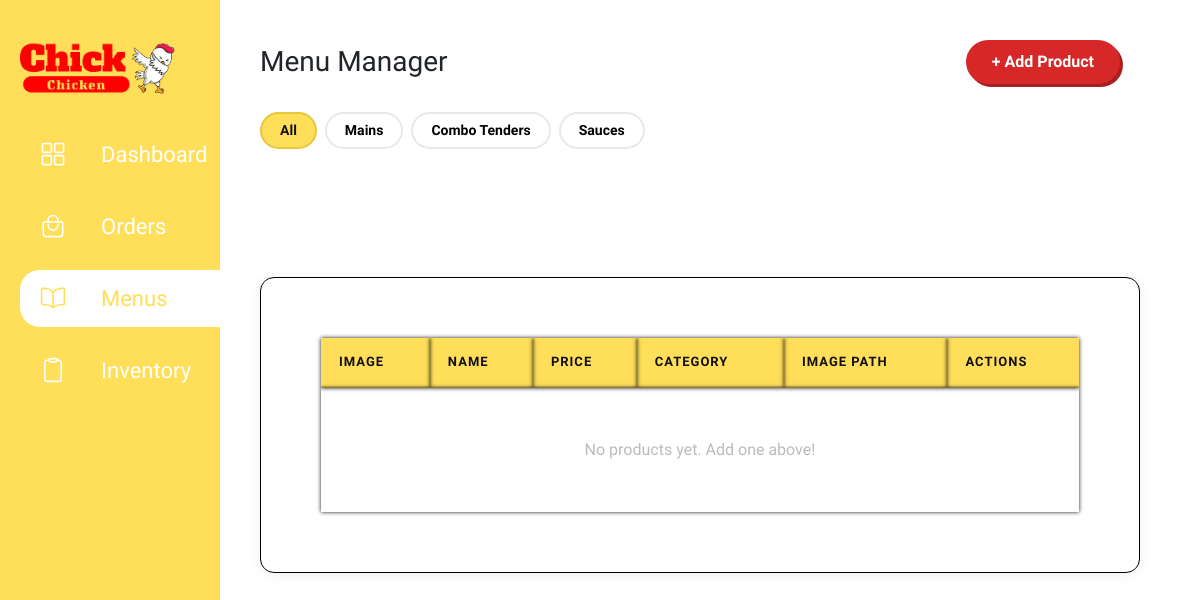
The app's page /menu--admin.php, older data.
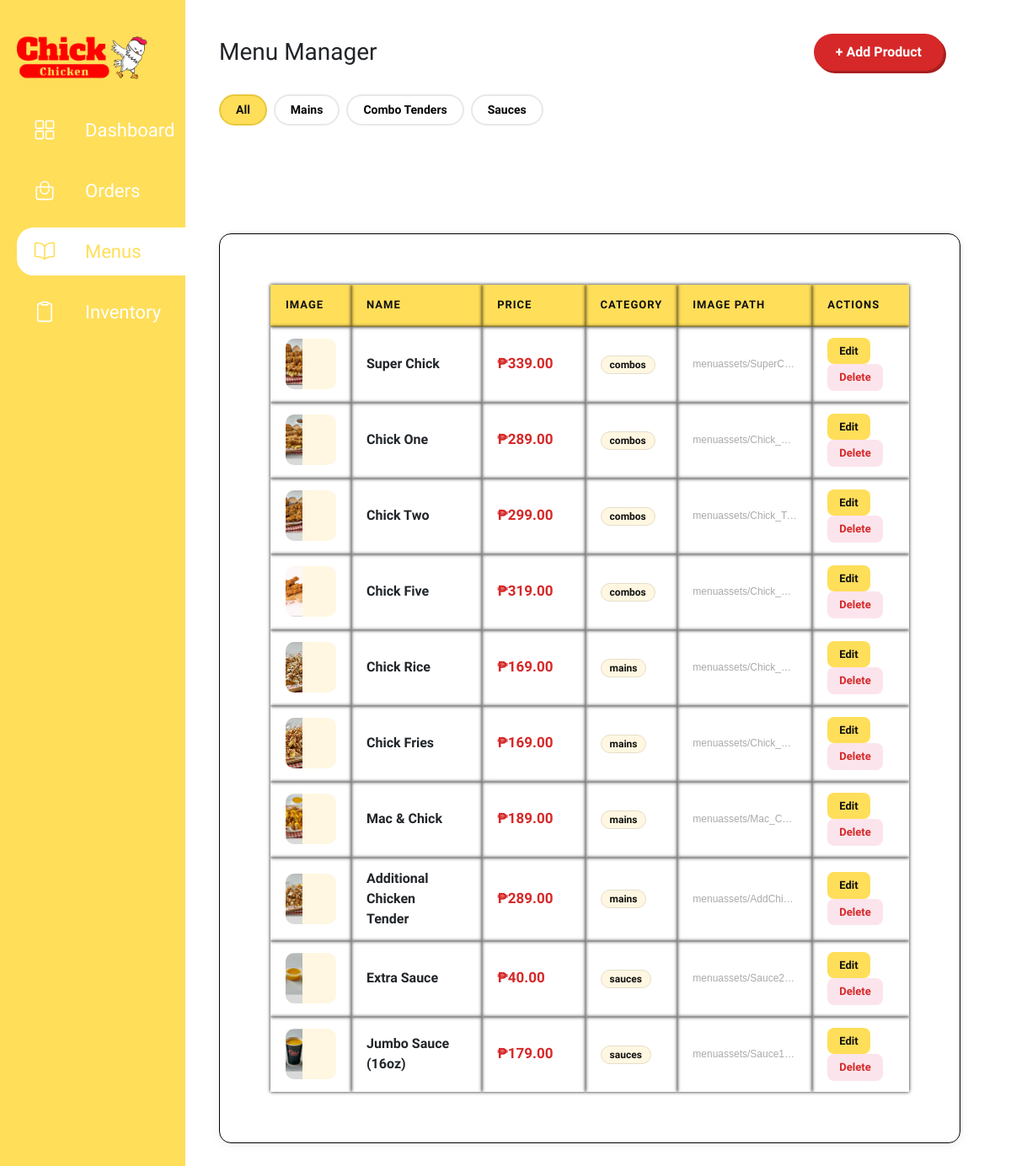
The same page, newer data.
### tables this page shows
CREATE TABLE `products` (
  `id` int(11) NOT NULL,
  `name` varchar(150) NOT NULL,
  `price` decimal(10,2) NOT NULL,
  `category` varchar(100) DEFAULT NULL,
  `image` varchar(255) DEFAULT NULL
);

### menu--admin.php (the view, shortened to what this page needs)
<?php
require 'db.php';
$products = [];
$result   = $pdo->query("SELECT * FROM products ORDER BY category, id");
if ($result) {
    $products = $result->fetchAll(PDO::FETCH_ASSOC);
}
$categories = ['Mains', 'Combo Tenders', 'Sauces'];
?>
<!DOCTYPE html>
<html lang="en">
<head>
  <link rel="stylesheet" href="admin.css">
  <link href="https://cdn.jsdelivr.net/npm/bootstrap@5.3.8/dist/css/bootstrap.min.css" rel="stylesheet"/>
</head>
<body>
<header>
  <div class="sidebar">
    <div class="logo">
      <h1>
        <a href="admin.html"><img src="assets/Logo2.png" alt="ChickChicken" style="width:auto;height:55px"/></a>
      </h1>
    </div>
    <div class="navigation--admin">
      <nav>
        <ul>
          <li><a href="admin.html" class="header_button">
            <ion-icon name="grid-outline"></ion-icon><span>Dashboard</span>
          </a></li>
          <li><a href="orders--admin.html" class="header_button">
            <ion-icon name="bag-handle-outline"></ion-icon><span>Orders</span>
          </a></li>
          <li><a href="menu--admin.php" class="header_button active">
            <ion-icon name="book-outline"></ion-icon><span>Menus</span>
          </a></li>
          <li><a href="inventory.html" class="header_button">
            <ion-icon name="clipboard-outline"></ion-icon><span>Inventory</span>
          </a></li>
        </ul>
      </nav>
    </div>
  </div>
</header>
<main class="main-content">
  <section class="page-content active">
    <div class="menu-toolbar">
      <h1>Menu Manager</h1>
      <button class="btn-add-product" id="btn-open-add">+ Add Product</button>
    </div>
    <div class="cat-tabs">
      <button class="cat-tab active" data-cat="all">All</button>
      <?php foreach ($categories as $cat): ?>
      <button class="cat-tab" data-cat="<?= htmlspecialchars($cat) ?>"><?= htmlspecialchars($cat) ?></button>
      <?php endforeach; ?>
    </div>
    <table class="product-table" id="productTable">
      <thead>
        <tr>
          <th>Image</th>
          <th>Name</th>
          <th>Price</th>
          <th>Category</th>
          <th>Image Path</th>
          <th>Actions</th>
        </tr>
      </thead>
      <tbody>
        <?php if (empty($products)): ?>
        <tr class="empty-row"><td colspan="6">No products yet. Add one above!</td></tr>
        <?php else: ?>
          <?php foreach ($products as $p): ?>
          <tr data-cat="<?= htmlspecialchars($p['category'] ?? '') ?>">
            <td>
              <div class="prod-img-cell">
                <?php if ($p['image']): ?>
                  <img src="<?= htmlspecialchars($p['image']) ?>" alt="<?= htmlspecialchars($p['name']) ?>" onerror="this.style.display='none';this.nextElementSibling.style.display='block'"/>
                <?php else: ?>
                  <span class="no-img">🍗</span>
                <?php endif; ?>
              </div>
            </td>
            <td><div class="prod-name"><?= htmlspecialchars($p['name']) ?></div></td>
            <td><div class="prod-price">₱<?= number_format($p['price'], 2) ?></div></td>
            <td><?php if ($p['category']): ?><span class="cat-badge"><?= htmlspecialchars($p['category']) ?></span><?php else: ?><span style="color:#ccc;">—</span><?php endif; ?></td>
            <td style="font-size:12px;color:#aaa;max-width:160px;overflow:hidden;text-overflow:ellipsis;white-space:nowrap;" title="<?= htmlspecialchars($p['image'] ?? '') ?>"><?= htmlspecialchars($p['image'] ?? '—') ?></td>
            <td>
              <button class="btn-edit"
                data-id="<?= $p['id'] ?>"
                data-name="<?= htmlspecialchars($p['name']) ?>"
                data-price="<?= $p['price'] ?>"
                data-category="<?= htmlspecialchars($p['category'] ?? '') ?>"
                data-image="<?= htmlspecialchars($p['image'] ?? '') ?>">
                Edit
              </button>
              <button class="btn-delete"
                data-id="<?= $p['id'] ?>"
                data-name="<?= htmlspecialchars($p['name']) ?>">
                Delete
              </button>
            </td>
          </tr>
          <?php endforeach; ?>
        <?php endif; ?>
      </tbody>
    </table>
  </section>
</main>
</body>
</html>

### admin.css (style rules this page uses)
* { margin: 0; padding-right: 20px; box-sizing: border-box; list-style-type: none; text-decoration: none; }
:root { --mustard: #FFDE59; --red: #FF0000; --black: #000; --wine-red: #9A0404; --sans: sans-serif; --primary: #ec994b; --white: #ffffff; }
html, body { display: block; padding: 0; margin: 0; height: auto; overflow-x: hidden; font: var(--oswald); }
html { scroll-behavior: smooth; font-family: "Oswald", sans-serif; }
header { display: grid; padding: 40px 20px; height: 100%; width: 220px; align-content: baseline; position: fixed; background-color: var(--mustard); z-index: 500; }
.logo { justify-content: center; align-self: center; margin-bottom: 30px; }
nav ul { padding-left: 0; margin: 0; }
nav ul li { list-style: none; margin-bottom: 15px; }
.navigation--admin { gap: 20px; }
.header_button { display: flex; align-items: center; gap: 15px; padding: 12px 20px 12px 20px; border-radius: 20px 0 0 20px; color: var(--white); background-color: transparent; font-size: 22px; font-family: "Oswald", sans-serif; font-weight: 500; text-decoration: none; transition: background-color 0.3s ease, color 0.3s ease; }
.header_button ion-icon { font-size: 26px; }
.header_button:hover, .header_button.active { background-color: var(--white); color: var(--mustard); border-radius: 20px 0 0 20px; }
.header_button.active { background-color: var(--white); color: var(--mustard); border-radius: 20px 0 0 20px; }
.main-content { margin-left: 220px; padding: 40px; }
.page-content { display: none !important; }
.page-content.active { display: block !important; }
table, th, td { border: 1px solid black; border-collapse: collapse; padding: 60px; box-shadow: 0 0 4px var(--black); margin-top: 8rem; }

Row changes from the older to the newer data that the page shows:
added products: image (picture), name "Super Chick", price "339.00", category "combos", image "menuassets/Sup…"
added products: image (picture), name "Chick One", price "289.00", category "combos", image "menuassets/Chi…"
added products: image (picture), name "Chick Two", price "299.00", category "combos", image "menuassets/Chi…"
added products: image (picture), name "Chick Five", price "319.00", category "combos", image "menuassets/Chi…"
added products: image (picture), name "Chick Rice", price "169.00", category "mains", image "menuassets/Chi…"
added products: image (picture), name "Chick Fries", price "169.00", category "mains", image "menuassets/Chi…"
added products: image (picture), name "Mac & Chick", price "189.00", category "mains", image "menuassets/Mac…"
added products: image (picture), name "Additional Chicken Tender", price "289.00", category "mains", image "menuassets/Add…"
added products: image (picture), name "Extra Sauce", price "40.00", category "sauces", image "menuassets/Sau…"
added products: image (picture), name "Jumbo Sauce (16oz)", price "179.00", category "sauces", image "menuassets/Sau…"
Text that changed along with them:
text no longer shown: "No products yet. Add one above!"
